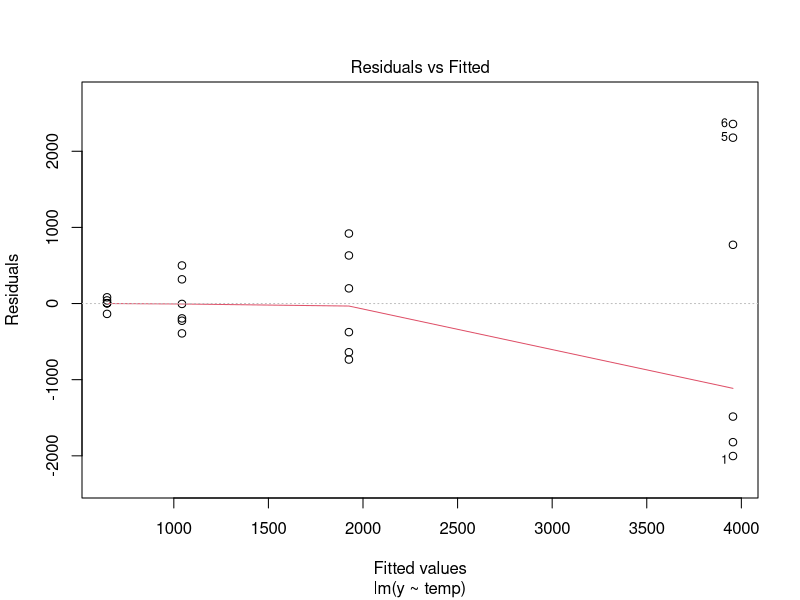
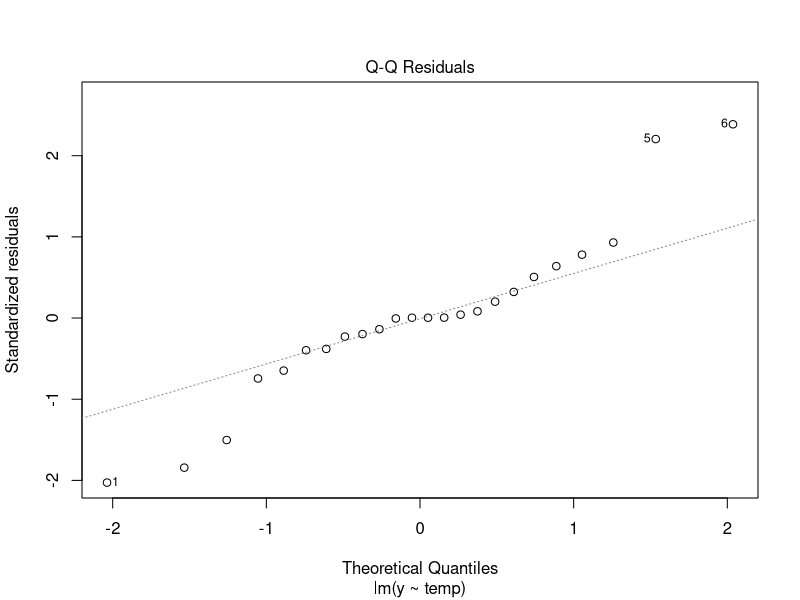
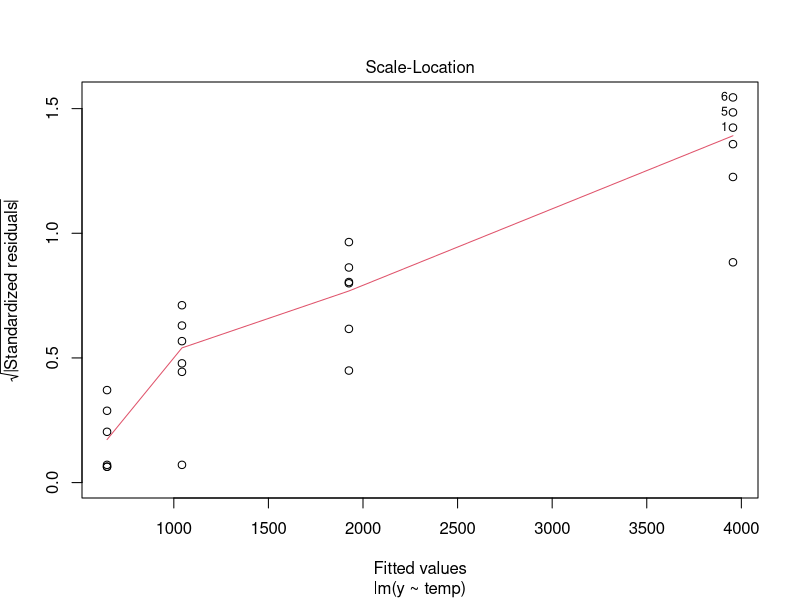
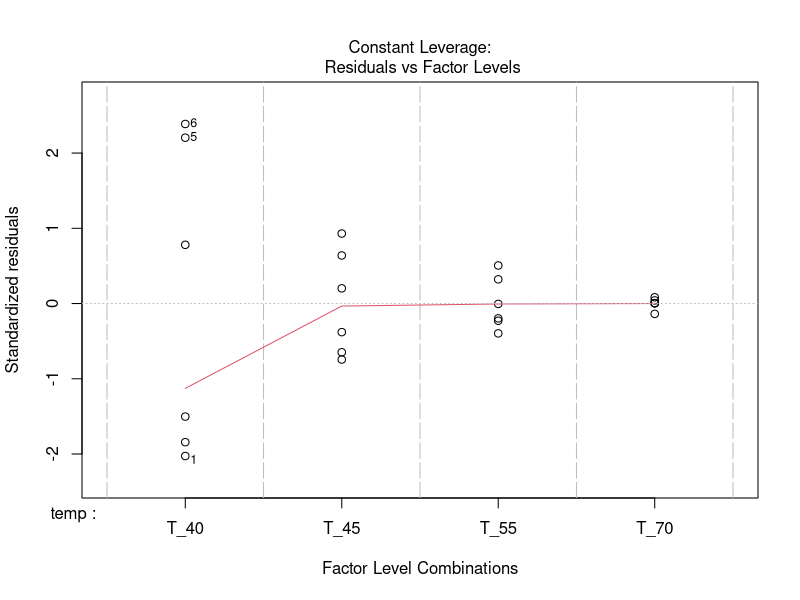
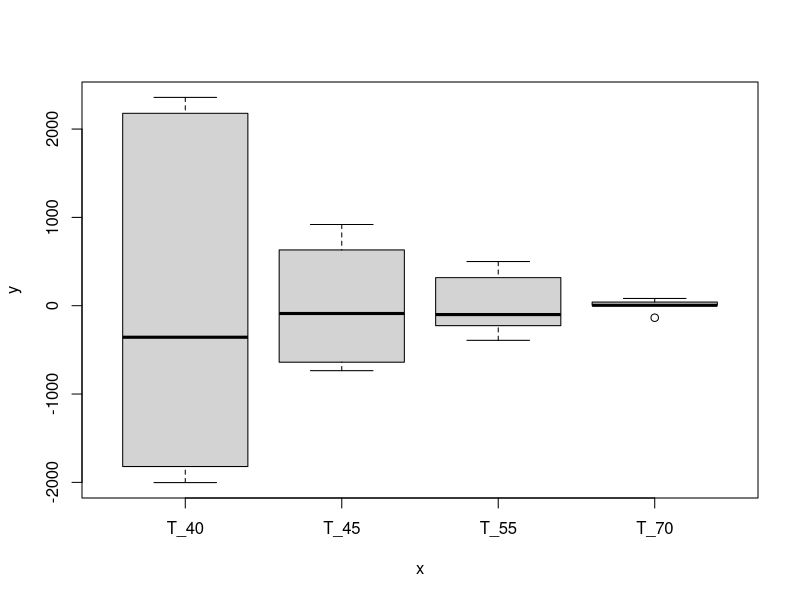
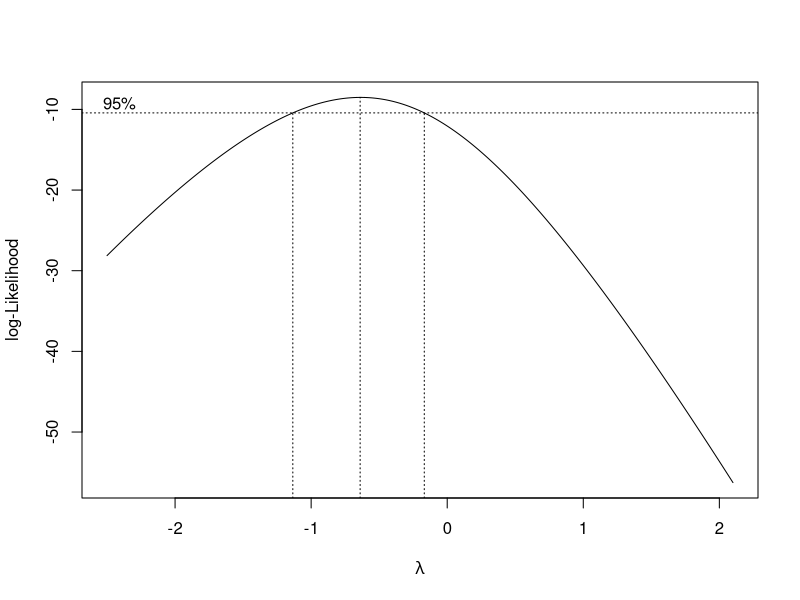

Generate these figures, in order, with R:
## ---- chunk 1
temp_40 = c(1953, 2135, 2471, 4727, 6134, 6314)
temp_45 = c(1190, 1286, 1550, 2125, 2557, 2845)
temp_55 = c(651,  817,  848,  1038, 1361, 1543)
temp_70 = c(511,  651,  651,  652,  688,  729)
y = c(temp_40, temp_45, temp_55, temp_70)
T_40 = rep("T_40",6)
T_45 = rep("T_45",6)
T_55 = rep("T_55",6)
T_70 = rep("T_70",6)
temp = as.factor(c(T_40,T_45,T_55,T_70))
temp_numeric = c(rep(40,6),rep(45,6),rep(55,6),rep(70,6))
## ---- chunk 2
temp_aov   = aov(y ~ temp)
temp_model = lm(y ~ temp)
## ---- chunk 3
summary(temp_aov)
## ---- chunk 4
plot(temp_model)
## ---- chunk 5
temp_res = temp_model$residuals
stem(temp_res)
## ---- chunk 6
shapiro.test(temp_res)
## ---- chunk 7
plot(temp, temp_res)
## ---- chunk 8
temp_matrix = rbind(temp_40,temp_45,temp_55,temp_70)
median = apply(temp_matrix,1,median)
z = abs(temp_matrix - median)
z_vector = c(t(z))

levi = aov(z_vector ~ temp)
summary(levi)
## ---- chunk 9
means = apply(temp_matrix, 1, mean)
stdv = apply(temp_matrix, 1, sd)
x_log = log(means)
y_log = log(stdv)
reg.fit = lm(y_log~x_log)
summary(reg.fit)
## ---- chunk 10
library(MASS)
like = boxcox(y + 1 ~ temp, lambda = seq(-2.5,2.1,.01))
like_max = max(like$y)
imax = which(like$y == like_max)
thmax = like$x[imax]
thmax
## ---- chunk 11
y_trans = 1/y
## ---- chunk 12
p_translated = shapiro.test(y_trans)
p_translated
p_translated$p.value
## ---- chunk 13
temp_matrix_trans = 1/temp_matrix
median_trans = apply(temp_matrix_trans,1,median)
z_trans = abs(temp_matrix_trans - median_trans)
z_vector_trans = c(t(z_trans))

levi_trans = aov(z_vector_trans ~ temp)
summary(levi_trans)
## ---- chunk 14
Compare_original = TukeyHSD(temp_aov, "temp", ordered = FALSE, .95)
Compare_original
## ---- chunk 15
temp_trans_aov = aov(y_trans ~ temp)
Compare_trans = TukeyHSD(temp_trans_aov, "temp", ordered = FALSE, .95)
Compare_trans
## ---- chunk 16
1 - (1 - .05)^(1/3)
## ---- chunk 17
linear = c(-5,-3,1,7)
quadratic = c(9,-3,-13,7)
cubic = c(-5,9,-5,1)
## ---- chunk 18
means
C = c(sum(linear*means), sum(quadratic*means), sum(cubic*means))
D = c(sum(linear^2), sum(quadratic^2), sum(cubic^2))
SS = C^2/(1/6 * D)
C
D
SS
## ---- chunk 19
lm_cubic = aov(y~temp_numeric + I(temp_numeric^2) + I(temp_numeric^3))
summary(lm_cubic)
## ---- chunk 20
lm_cubic_transformed = aov(y_trans~temp_numeric + I(temp_numeric^2) + I(temp_numeric^3))
summary(lm_cubic_transformed)
## ---- chunk 21
SStotal = sum((y - mean(y))^2)
SSerror = SStotal - sum(SS)
MSE = SSerror/21
## ---- chunk 22
F = SS/MSE
p_values = 1 - pf(F, df1 = 1, df2 = 21)
p_values
## ---- chunk 23
means = apply(1/temp_matrix, 1, mean)
C = c(sum(linear*means), sum(quadratic*means), sum(cubic*means))
D = c(sum(linear^2), sum(quadratic^2), sum(cubic^2))
SS = C^2/(1/6 * D)
C
D
SS
## ---- chunk 24
SStotal = sum((1/y - mean(1/y))^2)
SSerror = SStotal - sum(SS)
MSE = SSerror/21
## ---- chunk 25
F = SS/MSE
p_values = 1 - pf(F, df1 = 1, df2 = 21)
p_values
